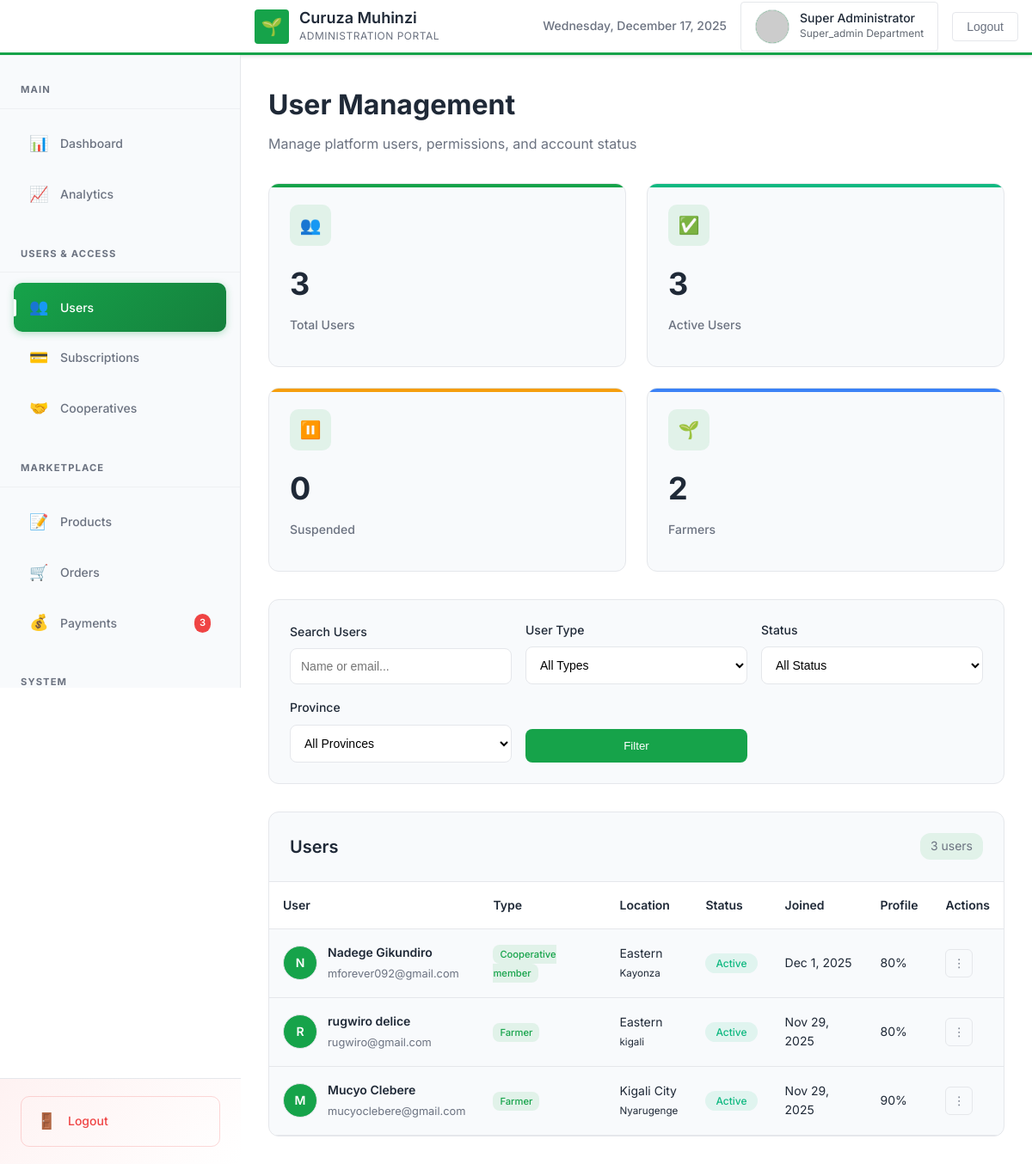
Page /admin/users.php (signed in) on the committed database.
### tables this page shows
CREATE TABLE `users` (
  `id` int(11) NOT NULL,
  `first_name` varchar(50) NOT NULL,
  `last_name` varchar(50) NOT NULL,
  `email` varchar(100) NOT NULL,
  `phone` varchar(20) DEFAULT NULL,
  `date_of_birth` date DEFAULT NULL,
  `gender` enum('male','female','other') DEFAULT NULL,
  `password_hash` varchar(255) DEFAULT NULL,
  `user_type` enum('farmer','buyer','cooperative_member','supplier') NOT NULL,
  `province` varchar(50) DEFAULT NULL,
  `district` varchar(50) DEFAULT NULL,
  `sector` varchar(50) DEFAULT NULL,
  `cell` varchar(50) DEFAULT NULL,
  `village` varchar(50) DEFAULT NULL,
  `address_details` text DEFAULT NULL,
  `farm_size` varchar(20) DEFAULT NULL,
  `what_do_you_grow` text DEFAULT NULL,
  `mobile_money_number` varchar(20) DEFAULT NULL,
  `profile_picture` varchar(255) DEFAULT NULL,
  `language_preference` enum('kinyarwanda','english','french') DEFAULT 'kinyarwanda',
  `notification_preferences` longtext DEFAULT NULL CHECK (json_valid(`notification_preferences`)),
  `status` enum('active','suspended','banned') DEFAULT 'active',
  `profile_completion_percentage` int(11) DEFAULT 0,
  `last_login` datetime DEFAULT NULL,
  `login_attempts` int(11) DEFAULT 0,
  `locked_until` datetime DEFAULT NULL,
  `created_at` timestamp NOT NULL DEFAULT current_timestamp(),
  `updated_at` timestamp NOT NULL DEFAULT current_timestamp() ON UPDATE current_timestamp(),
  `verification_status` enum('unverified','verified','flagged') DEFAULT 'unverified',
  `account_flags` int(11) DEFAULT 0
);

### config/database.php (called while the page is built, shortened)
<?php
class Database {
    private $connection;
    public function __construct() {
        try {
            $dsn = "mysql:host=" . DB_HOST . ";dbname=" . DB_NAME . ";charset=" . DB_CHARSET;
            $this->connection = new PDO($dsn, DB_USER, DB_PASS);
            $this->connection->setAttribute(PDO::ATTR_ERRMODE, PDO::ERRMODE_EXCEPTION);
            $this->connection->setAttribute(PDO::ATTR_DEFAULT_FETCH_MODE, PDO::FETCH_ASSOC);
        } catch(PDOException $e) {
            die("Database connection failed: " . $e->getMessage());
        }
    }
    public function fetch($sql, $params = []) {
        $stmt = $this->connection->prepare($sql);
        $stmt->execute($params);
        return $stmt->fetch();
    }
    public function fetchAll($sql, $params = []) {
        $stmt = $this->connection->prepare($sql);
        $stmt->execute($params);
        return $stmt->fetchAll();
    }
    public function fetchColumn($sql, $params = []) {
        $stmt = $this->connection->prepare($sql);
        $stmt->execute($params);
        return $stmt->fetchColumn();
    }
}
?>

### admin/users.php (the view, shortened to what this page needs)
<?php
require_once '../config/database.php';
$db = new Database();
$admin = $db->fetch("SELECT * FROM admins WHERE id = ?", [$_SESSION['admin_id']]);
$search = $_GET['search'] ?? '';
$where = "1=1";
$params = [];
try {
    $users = $db->fetchAll("SELECT * FROM users WHERE $where ORDER BY created_at DESC LIMIT 100", $params);
    $stats = [
        'total' => $db->fetchColumn("SELECT COUNT(*) FROM users"),
        'active' => $db->fetchColumn("SELECT COUNT(*) FROM users WHERE status = 'active'"),
        'suspended' => $db->fetchColumn("SELECT COUNT(*) FROM users WHERE status = 'suspended'"),
        'farmers' => $db->fetchColumn("SELECT COUNT(*) FROM users WHERE user_type = 'farmer'"),
    ];
} catch (Exception $e) {
    $users = [];
    $provinces = [];
    $stats = ['total' => 0, 'active' => 0, 'suspended' => 0, 'farmers' => 0];
}
include 'includes/header.php';
?>
<?php include 'includes/sidebar.php'; ?>
<div class="main-wrapper">
    <main class="main-content">
        <div class="page-header">
            <h1 class="page-title">User Management</h1>
            <p class="page-subtitle">Manage platform users, permissions, and account status</p>
        </div>
        <div class="stats-grid">
            <div class="stat-card primary">
                <div class="stat-icon">👥</div>
                <div class="stat-value"><?= number_format($stats['total']) ?></div>
                <div class="stat-label">Total Users</div>
            </div>
            <div class="stat-card success">
                <div class="stat-icon">✅</div>
                <div class="stat-value"><?= number_format($stats['active']) ?></div>
                <div class="stat-label">Active Users</div>
            </div>
            <div class="stat-card warning">
                <div class="stat-icon">⏸️</div>
                <div class="stat-value"><?= number_format($stats['suspended']) ?></div>
                <div class="stat-label">Suspended</div>
            </div>
            <div class="stat-card info">
                <div class="stat-icon">🌱</div>
                <div class="stat-value"><?= number_format($stats['farmers']) ?></div>
                <div class="stat-label">Farmers</div>
            </div>
        </div>
        <div class="filters-card">
            <form method="GET" class="filters-grid">
                <div class="filter-group">
                    <label class="filter-label">Search Users</label>
                    <input type="text" name="search" class="filter-input" placeholder="Name or email..." value="<?= htmlspecialchars($search) ?>">
                </div>
                <div class="filter-group">
                    <label class="filter-label">User Type</label>
                    <select name="user_type" class="filter-input">
                        <option value="">All Types</option>
                    </select>
                </div>
                <div class="filter-group">
                    <label class="filter-label">Status</label>
                    <select name="status" class="filter-input">
                        <option value="">All Status</option>
                    </select>
                </div>
                <div class="filter-group">
                    <label class="filter-label">Province</label>
                    <select name="province" class="filter-input">
                        <option value="">All Provinces</option>
                    </select>
                </div>
                <div class="filter-group">
                    <button type="submit" class="btn-filter">Filter</button>
                </div>
            </form>
        </div>
        <div class="users-table">
            <div class="table-header">
                <h3 class="table-title">Users</h3>
                <span class="table-count"><?= count($users) ?> users</span>
            </div>
            <div class="table-responsive">
                <table class="data-table">
                    <thead>
                        <tr>
                            <th>User</th>
                            <th>Type</th>
                            <th>Location</th>
                            <th>Status</th>
                            <th>Joined</th>
                            <th>Profile</th>
                            <th>Actions</th>
                        </tr>
                    </thead>
                    <tbody>
                        <?php if (!empty($users)): ?>
                            <?php foreach ($users as $user): ?>
                                <tr>
                                    <td>
                                        <div class="user-info">
                                            <div class="user-avatar">
                                                <?= strtoupper(substr($user['first_name'], 0, 1)) ?>
                                            </div>
                                            <div class="user-details">
                                                <h4><?= htmlspecialchars($user['first_name'] . ' ' . $user['last_name']) ?></h4>
                                                <p><?= htmlspecialchars($user['email']) ?></p>
                                            </div>
                                        </div>
                                    </td>
                                    <td>
                                        <span class="user-type-badge">
                                            <?= ucfirst(str_replace('_', ' ', $user['user_type'])) ?>
                                        </span>
                                    </td>
                                    <td>
                                        <?= htmlspecialchars($user['province'] ?: 'Not set') ?><br>
                                        <small><?= htmlspecialchars($user['district'] ?: '') ?></small>
                                    </td>
                                    <td>
                                        <span class="status-badge status-<?= $user['status'] ?>">
                                            <?= ucfirst($user['status']) ?>
                                        </span>
                                    </td>
                                    <td><?= date('M j, Y', strtotime($user['created_at'])) ?></td>
                                    <td><?= $user['profile_completion_percentage'] ?>%</td>
                                    <td>
                                        <div class="actions-dropdown">
                                            <button class="actions-btn" onclick="toggleActions(this)">⋮</button>
                                        </div>
                                    </td>
                                </tr>
                            <?php endforeach; ?>
                        <?php endif; ?>
                    </tbody>
                </table>
            </div>
        </div>
    </main>
</div>
</body>
</html>

### admin/includes/header.php (shortened to what this page needs)
<!DOCTYPE html>
<html lang="en">
<head>
</head>
<body>
    <div class="top-header">
        <div class="header-container">
            <div class="header-left">
                <div class="gov-brand">
                    <div class="gov-logo">🌱</div>
                    <div class="gov-info">
                        <div class="gov-title">Curuza Muhinzi</div>
                        <div class="gov-subtitle">Administration Portal</div>
                    </div>
                </div>
            </div>
            <div class="header-right">
                <div class="header-time">
                    <?= date('l, F j, Y') ?>
                </div>
                <div class="user-section">
                    <img src="https://ui-avatars.com/api/?name=<?= urlencode($admin['first_name'] . ' ' . $admin['last_name']) ?>&background=16a34a&color=fff"
                         class="user-avatar" alt="Avatar">
                    <div class="user-details">
                        <div class="user-name"><?= htmlspecialchars($admin['first_name'] . ' ' . $admin['last_name']) ?></div>
                        <div class="user-role"><?= ucfirst($admin['department']) ?> Department</div>
                    </div>
                </div>
                <button class="logout-btn" onclick="location.href='logout.php'">
                    Logout
                </button>
            </div>
        </div>
    </div>

### admin/includes/header.php (style rules this page uses)
:root { --primary-green: #16a34a; --primary-dark: #15803d; --primary-light: #22c55e; --bg-primary: #f8fafb; --bg-secondary: #ffffff; --text-primary: #1f2937; --text-secondary: #6b7280; --border-color: #e5e7eb; --success-color: #10b981; --warning-color: #f59e0b; --error-color: #ef4444; --info-color: #3b82f6; }
* { margin: 0; padding: 0; box-sizing: border-box; }
body { font-family: 'Inter', -apple-system, BlinkMacSystemFont, sans-serif; background: var(--bg-primary); color: var(--text-primary); line-height: 1.6; -webkit-font-smoothing: antialiased; }
.top-header { background: #ffffff; border-bottom: 3px solid var(--primary-green); padding: 0; position: fixed; top: 0; left: 0; right: 0; z-index: 100; box-shadow: 0 2px 4px rgba(0, 0, 0, 0.1); height: 64px; }
.header-container { padding: 0 1rem; display: flex; justify-content: space-between; align-items: center; height: 100%; }
@media (min-width: 1024px) { .header-container { margin-left: 280px; } }
.header-left { display: flex; align-items: center; gap: 1rem; }
.gov-brand { display: flex; align-items: center; gap: 0.75rem; }
.gov-logo { width: 40px; height: 40px; background: var(--primary-green); border-radius: 4px; display: flex; align-items: center; justify-content: center; font-size: 1.25rem; color: white; }
.gov-info { display: flex; flex-direction: column; }
.gov-title { font-size: 1.125rem; font-weight: 600; color: var(--text-primary); line-height: 1.2; }
.gov-subtitle { font-size: 0.75rem; color: var(--text-secondary); font-weight: 400; text-transform: uppercase; letter-spacing: 0.5px; }
.header-right { display: flex; align-items: center; gap: 1rem; }
.header-time { font-size: 0.875rem; color: var(--text-secondary); font-weight: 500; }
.user-section { display: flex; align-items: center; gap: 0.75rem; padding: 0.5rem 1rem; background: var(--bg-primary); border: 1px solid var(--border-color); border-radius: 4px; cursor: pointer; transition: all 0.2s; }
.user-avatar { width: 32px; height: 32px; border-radius: 4px; border: 1px solid var(--border-color); }
.user-details { display: flex; flex-direction: column; }
.user-name { font-size: 0.875rem; font-weight: 500; line-height: 1.2; }
.user-role { font-size: 0.75rem; opacity: 0.7; font-weight: 400; }
.logout-btn { background: none; border: 1px solid var(--border-color); color: var(--text-secondary); padding: 0.5rem 1rem; border-radius: 4px; cursor: pointer; font-size: 0.875rem; font-weight: 500; transition: all 0.2s; }

### admin/includes/sidebar.php (style rules this page uses)
.main-wrapper { min-height: 100vh; padding-top: 64px; }
@media (min-width: 1024px) { .main-wrapper { margin-left: 280px; } }

### rows in the picture
users: first_name "N", first_name+last_name "Nadege Gikundiro", email "mforever092@gmail.com", user_type "Cooperative member", province "Eastern", district "Kayonza", status "Active", created_at "Dec 1, 2025", profile_completion_percentage "80"
users: first_name "R", first_name+last_name "rugwiro delice", email "rugwiro@gmail.com", user_type "Farmer", province "Eastern", district "kigali", status "Active", created_at "Nov 29, 2025", profile_completion_percentage "80"
users: first_name "M", first_name+last_name "Mucyo Clebere", email "mucyoclebere@gmail.com", user_type "Farmer", province "Kigali City", district "Nyarugenge", status "Active", created_at "Nov 29, 2025", profile_completion_percentage "90"

### other values in the picture
$admin['first_name'] . ' ' . $admin['last_name'] "Super Administrator"
$admin['department'] "Super_admin"
$stats['total'] "3"
$stats['active'] "3"
$stats['suspended'] "0"
$stats['farmers'] "2"
count($users) "3"
